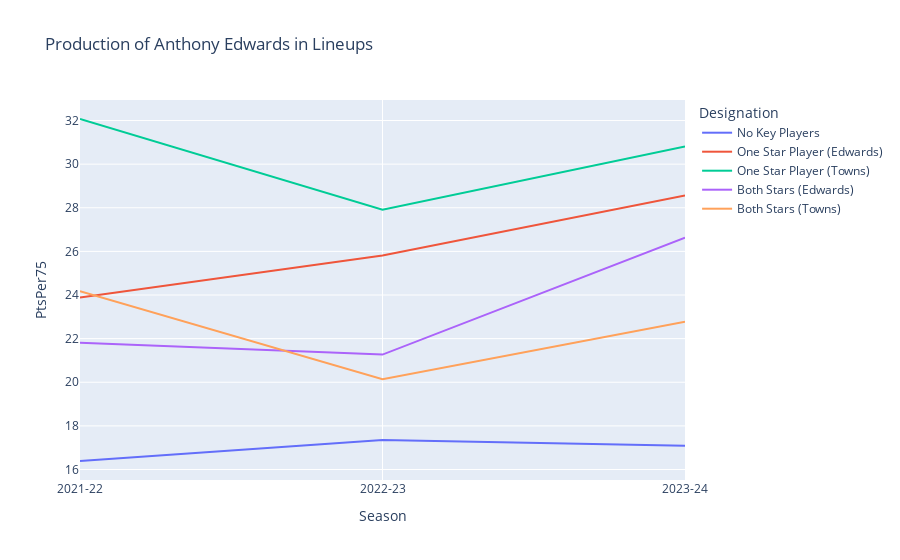

Notebook code cell kept with this figure:
### Markdown cell above
### Reg Season vs Playoffs

### Code cell
all_lineups_df_comb = pd.concat([all_lineups_df_reg_season,all_lineups_df_playoffs])
all_lineups_df_comb = all_lineups_df_comb[['Lineup','OffPoss','DefPoss','Minutes','Points','Team Points','OpponentPoints','FGA','FTA','Season','Name','Season Type']]
all_lineups_df_comb[key_player] = all_lineups_df_comb['Lineup'].apply(lambda x: 1 if key_player in x else 0)
all_lineups_df_comb[star_player] = all_lineups_df_comb['Lineup'].apply(lambda x: 1 if star_player in x else 0)

no_stars_df = all_lineups_df_comb[(all_lineups_df_comb[star_player] == 0)&(all_lineups_df_comb[key_player] == 0)][['OffPoss','Minutes','Points','FGA','FTA','Season','Season Type']].groupby(['Season','Season Type']).sum().reset_index()
no_stars_df['PtsPer75'] = round(no_stars_df['Points'] * 75/ no_stars_df['OffPoss'],2)
no_stars_df['TS%'] = round(no_stars_df['Points'] * 100 / (2 * no_stars_df['FGA'] + 0.44 * no_stars_df['FTA']),2)
no_stars_df['Designation'] = 'No Key Players'
no_stars_df_reg, no_stars_df_post = no_stars_df[no_stars_df['Season Type'] == 'Regular Season'], no_stars_df[no_stars_df['Season Type'] == 'Playoffs']
no_stars_df_post = no_stars_df_post.rename(columns={'TS%':"Playoffs TS%",'PtsPer75':'Playoffs PtsPer75'})
no_stars_df_comb = no_stars_df_reg.merge(no_stars_df_post[['Season','Playoffs TS%','Playoffs PtsPer75']],on='Season')
no_stars_df_comb['TS% Playoffs Difference'] = round(no_stars_df_comb['Playoffs TS%'] - no_stars_df_comb['TS%'],2)
no_stars_df_comb['PtsPer75 Playoffs Difference'] = (no_stars_df_comb['Playoffs PtsPer75'] - no_stars_df_comb['PtsPer75']).round(2)


one_star_df = all_lineups_df_comb[(all_lineups_df_comb[star_player]  + all_lineups_df_comb[key_player] == 1)][['OffPoss','Minutes','Points','FGA','FTA','Season','Name','Season Type']].groupby(['Season','Name','Season Type']).sum().reset_index()
one_star_df = one_star_df[one_star_df['Name'].isin([star_player,key_player])]
one_star_df['PtsPer75'] = round(one_star_df['Points'] * 75/ one_star_df['OffPoss'],2)
one_star_df['TS%'] = round(one_star_df['Points'] * 100 / (2 * one_star_df['FGA'] + 0.44 * one_star_df['FTA']),2)
one_star_df['Designation'] = 'One Star Player ' +  '(' + one_star_df['Name'].apply(lambda x: x.split()[-1]) + ')'
one_star_df_reg, one_star_df_post = one_star_df[one_star_df['Season Type'] == 'Regular Season'], one_star_df[one_star_df['Season Type'] == 'Playoffs']
one_star_df_post = one_star_df_post.rename(columns={'TS%':"Playoffs TS%",'PtsPer75':'Playoffs PtsPer75'})
one_star_df_comb = one_star_df_reg.merge(one_star_df_post[['Season','Name','Playoffs TS%','Playoffs PtsPer75']],on=['Season','Name'])
one_star_df_comb['TS% Playoffs Difference'] = round(one_star_df_comb['Playoffs TS%'] - one_star_df_comb['TS%'],2)
one_star_df_comb['PtsPer75 Playoffs Difference'] = round(one_star_df_comb['Playoffs PtsPer75'] - one_star_df_comb['PtsPer75'],2)

two_stars_df = all_lineups_df_comb[(all_lineups_df_comb[star_player]  + all_lineups_df_comb[key_player] == 2)][['OffPoss','Minutes','Points','FGA','FTA','Season','Name','Season Type']].groupby(['Season','Name','Season Type']).sum().reset_index()
two_stars_df = two_stars_df[two_stars_df['Name'].isin([star_player,key_player])]
two_stars_df['PtsPer75'] = round(two_stars_df['Points'] * 75/ two_stars_df['OffPoss'],2)
two_stars_df['TS%'] = round(two_stars_df['Points'] * 100 / (2 * two_stars_df['FGA'] + 0.44 * two_stars_df['FTA']),2)
two_stars_df['Designation'] = 'Both Stars ' + '(' + two_stars_df['Name'].apply(lambda x: x.split()[-1]) + ')'
two_stars_df_reg, two_stars_df_post = two_stars_df[two_stars_df['Season Type'] == 'Regular Season'], two_stars_df[two_stars_df['Season Type'] == 'Playoffs']
two_stars_df_post = two_stars_df_post.rename(columns={'TS%':"Playoffs TS%",'PtsPer75':'Playoffs PtsPer75'})
two_stars_df_comb = two_stars_df_reg.merge(two_stars_df_post[['Season','Name','Playoffs TS%','Playoffs PtsPer75']],on=['Season','Name'])
two_stars_df_comb['TS% Playoffs Difference'] = round(two_stars_df_comb['Playoffs TS%'] - two_stars_df_comb['TS%'],2)
two_stars_df_comb['PtsPer75 Playoffs Difference'] = round(two_stars_df_comb['Playoffs PtsPer75'] - two_stars_df_comb['PtsPer75'],2)



comb_df = pd.concat([no_stars_df_comb,one_star_df_comb,two_stars_df_comb]).reset_index(drop=True)

fig2 = px.line(comb_df, x = 'Season', y = 'PtsPer75',color = 'Designation',title=f'Production of {key_player} in Lineups',
        hover_data={'TS%':True, 'Minutes':True,'Designation':False,'Season':True,'TS% Playoffs Difference':True,'PtsPer75 Playoffs Difference':True})
fig2.show()

### Figure 1 — Plotly figure (JSON) as saved in the notebook; plotly's stock layout.template omitted (floating-point values rounded to 4 significant figures)
{"data": [{"customdata": [[58.66, 3935, "No Key Players", -6.58, -3.27], [64.2, 3355, "No Key Players", -25.56, -7.91], [62.05, 3075, "No Key Players", -9.11, -1.89]], "hovertemplate": "Season=%{x}<br>PtsPer75=%{y}<br>TS%=%{customdata[0]}<br>Minutes=%{customdata[1]}<br>TS% Playoffs Difference=%{customdata[3]}<br>PtsPer75 Playoffs Difference=%{customdata[4]}<extra></extra>", "legendgroup": "No Key Players", "line": {"color": "#636efa", "dash": "solid"}, "marker": {"symbol": "circle"}, "mode": "lines", "name": "No Key Players", "orientation": "v", "showlegend": true, "type": "scatter", "x": ["2021-22", "2022-23", "2023-24"], "xaxis": "x", "y": [16.39, 17.35, 17.09], "yaxis": "y"}, {"customdata": [[57.12, 504, "One Star Player (Edwards)", -12.34, -3.12], [61.2, 1856, "One Star Player (Edwards)", 11.65, 7.86], [60.27, 1249, "One Star Player (Edwards)", 7.17, -2.14]], "hovertemplate": "Season=%{x}<br>PtsPer75=%{y}<br>TS%=%{customdata[0]}<br>Minutes=%{customdata[1]}<br>TS% Playoffs Difference=%{customdata[3]}<br>PtsPer75 Playoffs Difference=%{customdata[4]}<extra></extra>", "legendgroup": "One Star Player (Edwards)", "line": {"color": "#EF553B", "dash": "solid"}, "marker": {"symbol": "circle"}, "mode": "lines", "name": "One Star Player (Edwards)", "orientation": "v", "showlegend": true, "type": "scatter", "x": ["2021-22", "2022-23", "2023-24"], "xaxis": "x", "y": [23.89, 25.81, 28.56], "yaxis": "y"}, {"customdata": [[72.45, 526, "One Star Player (Towns)", -10.51, -8.5], [58.97, 143, "One Star Player (Towns)", -5.57, -5.69], [64.9, 513, "One Star Player (Towns)", 14.76, -6.13]], "hovertemplate": "Season=%{x}<br>PtsPer75=%{y}<br>TS%=%{customdata[0]}<br>Minutes=%{customdata[1]}<br>TS% Playoffs Difference=%{customdata[3]}<br>PtsPer75 Playoffs Difference=%{customdata[4]}<extra></extra>", "legendgroup": "One Star Player (Towns)", "line": {"color": "#00cc96", "dash": "solid"}, "marker": {"symbol": "circle"}, "mode": "lines", "name": "One Star Player (Towns)", "orientation": "v", "showlegend": true, "type": "scatter", "x": ["2021-22", "2022-23", "2023-24"], "xaxis": "x", "y": [32.07, 27.91, 30.81], "yaxis": "y"}, {"customdata": [[58.64, 1830, "Both Stars (Edwards)", 8.71, 3.26], [56.87, 662, "Both Stars (Edwards)", 4.71, 8.03], [62.84, 1467, "Both Stars (Edwards)", 3.48, 2.06]], "hovertemplate": "Season=%{x}<br>PtsPer75=%{y}<br>TS%=%{customdata[0]}<br>Minutes=%{customdata[1]}<br>TS% Playoffs Difference=%{customdata[3]}<br>PtsPer75 Playoffs Difference=%{customdata[4]}<extra></extra>", "legendgroup": "Both Stars (Edwards)", "line": {"color": "#ab63fa", "dash": "solid"}, "marker": {"symbol": "circle"}, "mode": "lines", "name": "Both Stars (Edwards)", "orientation": "v", "showlegend": true, "type": "scatter", "x": ["2021-22", "2022-23", "2023-24"], "xaxis": "x", "y": [21.81, 21.27, 26.63], "yaxis": "y"}, {"customdata": [[66.76, 1830, "Both Stars (Towns)", 7.86, -2.95], [65.99, 662, "Both Stars (Towns)", -5.16, -0.79], [66.99, 1467, "Both Stars (Towns)", 0.06, -0.25]], "hovertemplate": "Season=%{x}<br>PtsPer75=%{y}<br>TS%=%{customdata[0]}<br>Minutes=%{customdata[1]}<br>TS% Playoffs Difference=%{customdata[3]}<br>PtsPer75 Playoffs Difference=%{customdata[4]}<extra></extra>", "legendgroup": "Both Stars (Towns)", "line": {"color": "#FFA15A", "dash": "solid"}, "marker": {"symbol": "circle"}, "mode": "lines", "name": "Both Stars (Towns)", "orientation": "v", "showlegend": true, "type": "scatter", "x": ["2021-22", "2022-23", "2023-24"], "xaxis": "x", "y": [24.18, 20.14, 22.78], "yaxis": "y"}], "layout": {"legend": {"title": {"text": "Designation"}, "tracegroupgap": 0}, "title": {"text": "Production of Anthony Edwards in Lineups"}, "xaxis": {"anchor": "y", "domain": [0, 1], "title": {"text": "Season"}}, "yaxis": {"anchor": "x", "domain": [0, 1], "title": {"text": "PtsPer75"}}}}
